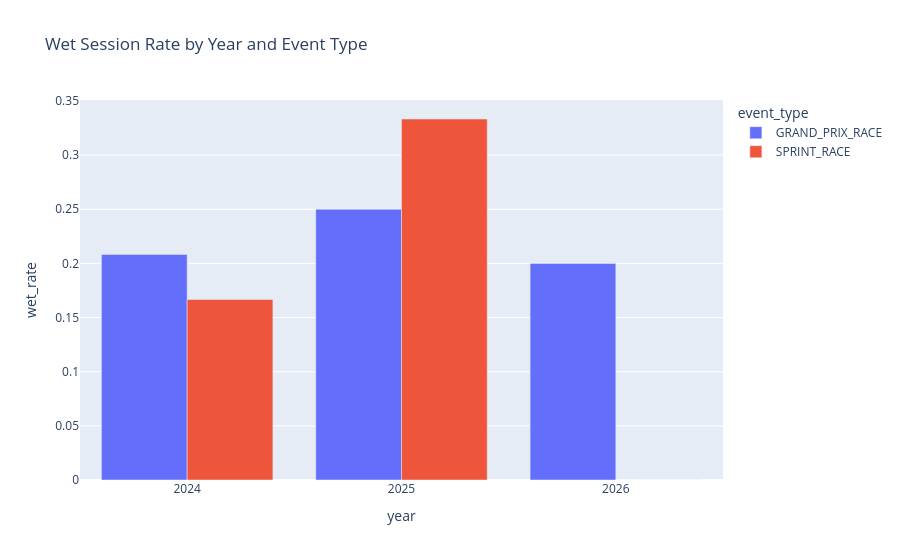

The notebook cell saved with this chart:
### Code cell
fig = px.bar(
    wet_summary,
    x="year",
    y="wet_rate",
    color="event_type",
    barmode="group",
    title="Wet Session Rate by Year and Event Type",
)
fig.write_html(OUTPUT_CHARTS / "wet_session_rate.html", include_plotlyjs="cdn")
fig.show()

### Figure 1 — Plotly figure (JSON) as saved in the notebook; plotly's stock layout.template omitted (floating-point values rounded to 4 significant figures)
{"data": [{"alignmentgroup": "True", "hovertemplate": "event_type=GRAND_PRIX_RACE<br>year=%{x}<br>wet_rate=%{y}<extra></extra>", "legendgroup": "GRAND_PRIX_RACE", "marker": {"color": "#636efa", "pattern": {"shape": ""}}, "name": "GRAND_PRIX_RACE", "offsetgroup": "GRAND_PRIX_RACE", "orientation": "v", "showlegend": true, "textposition": "auto", "type": "bar", "x": [2024, 2025, 2026], "xaxis": "x", "y": [0.2083, 0.25, 0.2], "yaxis": "y"}, {"alignmentgroup": "True", "hovertemplate": "event_type=SPRINT_RACE<br>year=%{x}<br>wet_rate=%{y}<extra></extra>", "legendgroup": "SPRINT_RACE", "marker": {"color": "#EF553B", "pattern": {"shape": ""}}, "name": "SPRINT_RACE", "offsetgroup": "SPRINT_RACE", "orientation": "v", "showlegend": true, "textposition": "auto", "type": "bar", "x": [2024, 2025, 2026], "xaxis": "x", "y": [0.1667, 0.3333, 0.0], "yaxis": "y"}], "layout": {"barmode": "group", "legend": {"title": {"text": "event_type"}, "tracegroupgap": 0}, "title": {"text": "Wet Session Rate by Year and Event Type"}, "xaxis": {"anchor": "y", "domain": [0.0, 1.0], "title": {"text": "year"}}, "yaxis": {"anchor": "x", "domain": [0.0, 1.0], "title": {"text": "wet_rate"}}}}
